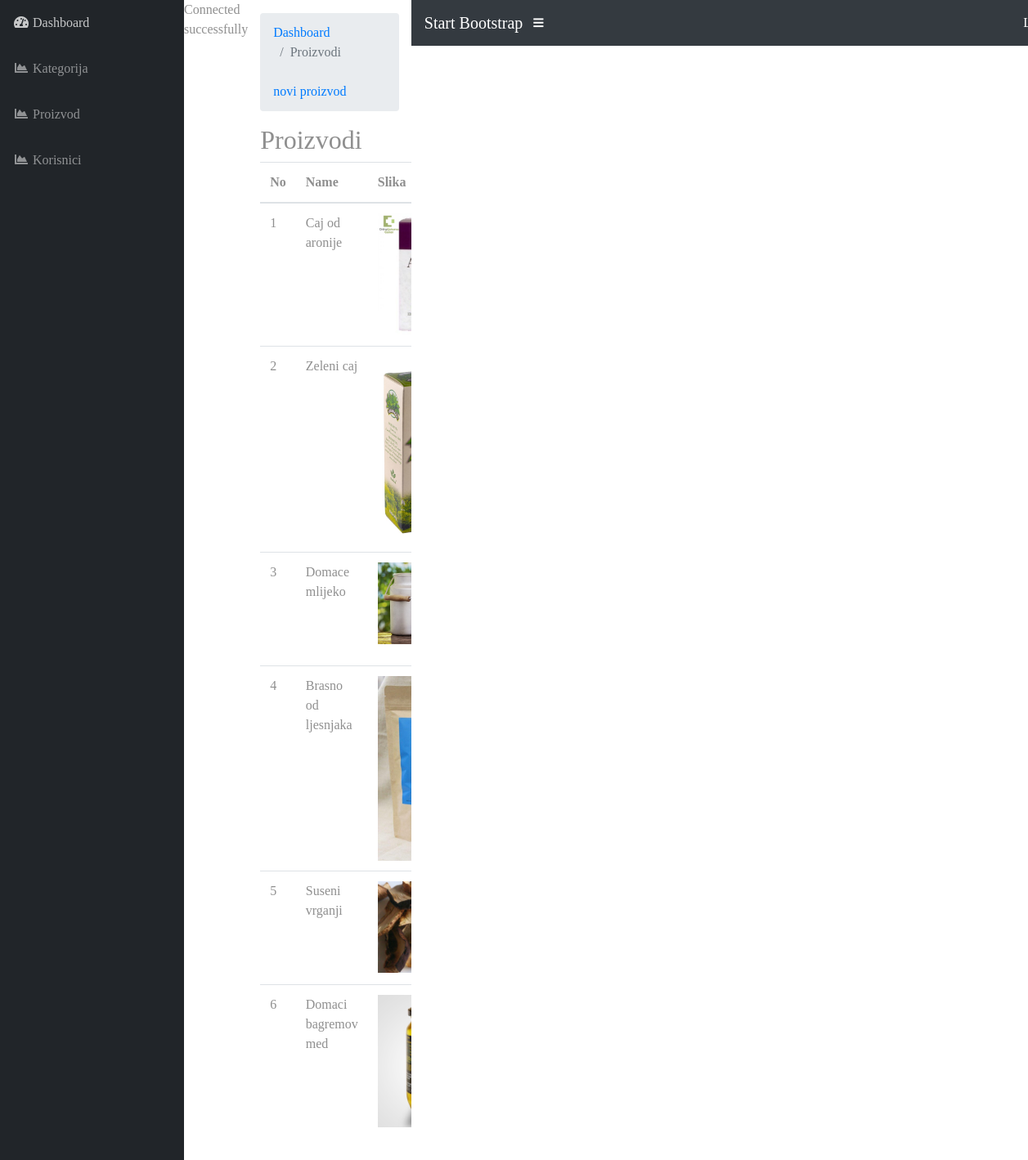
The app's page /admin/product.php (signed in) with its own data.
### tables this page shows
CREATE TABLE `products` (
  `id` int(11) NOT NULL,
  `id_user` int(11) NOT NULL,
  `id_category` int(11) NOT NULL,
  `name` varchar(50) NOT NULL,
  `img` varchar(255) NOT NULL,
  `description` varchar(255) NOT NULL,
  `price` float NOT NULL
);

### classes/Session.php (called while the page is built, shortened)
<?php
class Session
{
    public static function get($key)
    {
        if (isset($_SESSION[$key])) {
            return $_SESSION[$key];
        } else {
            return false;
        }
    }
}

### classes/Product.php (called while the page is built, shortened)
<?php
class Product
{
    private $db;
    public function __construct()
    {
        $this->db = Database::getInstance();
    }
    public function getProduct()
    {
        $sql = "SELECT * FROM products";
        $query = $this->db->pdo->prepare($sql);
        $query->execute();
        $result = $query->fetchAll();
        return $result;
    }
}

### admin/product.php (the view, shortened to what this page needs)
<?php
include "../classes/Product.php";
include "../classes/Session.php";
if (Session::get('role') == 1) {
include "header.php";
include "sidebar.php";
?>
<?php
$product = new Product();
?>
    <div id="content-wrapper">
        <div class="container-fluid">
            <ol class="breadcrumb">
                <li class="breadcrumb-item">
                    <a href="#">Dashboard</a>
                </li>
                <li class="breadcrumb-item active">Proizvodi</li>
                <li>
                    <a href="" class="breadcrumb-item" style="margin-left: 700px;" data-toggle="modal" data-target="#modalRegisterForm">Dodajte novi proizvod</a>
                </li>
            </ol>
            <h2>Proizvodi</h2>
            <table class="table">
                <thead>
                <tr>
                    <th>No</th>
                    <th>Name</th>
                    <th>Slika</th>
                </tr>
                </thead>
                <?php
                $productdata = $product->getProduct();
                if ($productdata) {
                    $i = 0;
                    foreach ($productdata as $data) {
                        $i++;
                        ?>
                        <tr>
                            <td><?php echo $i; ?></td>
                            <td><?php echo $data["name"]; ?></td>
                            <td><img src="../uploads/<?php echo $data['img']; ?>" width="150px;"></td>
                        </tr>
                    <?php } } else { ?>
                    <tr><td><h2>No Product Data Found</h2></td></tr>
                <?php } ?>
            </table>
        </div>
    </div>
<?php include "footer.php";
} else {
    header("Location:login.php");
} ?>

### admin/css/sb-admin.css (style rules this page uses)
html { position: relative; min-height: 100%; }
body { height: 100%; }
#wrapper #content-wrapper { overflow-x: hidden; width: 100%; padding-top: 1rem; padding-bottom: 80px; }
:root { --input-padding-x: 0.75rem; --input-padding-y: 0.75rem; }

### style.css (style rules this page uses)
* { box-sizing: border-box; }
body { color: #8f8f8f; background: white; font-family: "Cardo", serif; font-weight: 300; -webkit-font-smoothing: antialiased; }
a { text-decoration: none; }

### records on screen
products: name "Caj od aronije", img (picture)
products: name "Zeleni caj", img (picture)
products: name "Domace mlijeko", img (picture)
products: name "Brasno od ljesnjaka", img (picture)
products: name "Suseni vrganji", img (picture)
products: name "Domaci bagremov med", img (picture)
